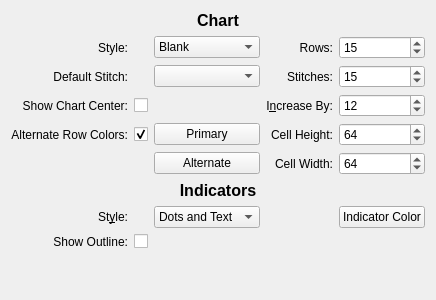
     <widget class="QWidget" name="tab_2">
      <attribute name="title">
       <string>Charts</string>
      </attribute>
      <layout class="QGridLayout" name="gridLayout_2">
       <item row="2" column="2">
        <widget class="QComboBox" name="chartStyle">
         <item>
          <property name="text">
           <string>Blank</string>
          </property>
         </item>
         <item>
          <property name="text">
           <string>Rows</string>
          </property>
         </item>
         <item>
          <property name="text">
           <string>Rounds</string>
          </property>
         </item>
        </widget>
       </item>
       <item row="10" column="0">
        <widget class="QLabel" name="label_23">
         <property name="text">
          <string>Alternate Row Colors:</string>
         </property>
         <property name="alignment">
          <set>Qt::AlignRight|Qt::AlignTrailing|Qt::AlignVCenter</set>
         </property>
         <property name="buddy">
          <cstring>useAltColors</cstring>
         </property>
        </widget>
       </item>
       <item row="10" column="1">
        <widget class="QCheckBox" name="useAltColors">
         <property name="sizePolicy">
          <sizepolicy hsizetype="Fixed" vsizetype="Fixed">
           <horstretch>0</horstretch>
           <verstretch>0</verstretch>
          </sizepolicy>
         </property>
         <property name="text">
          <string/>
         </property>
         <property name="checked">
          <bool>true</bool>
         </property>
        </widget>
       </item>
       <item row="10" column="2">
        <widget class="QPushButton" name="primaryColorBttn">
         <property name="sizePolicy">
          <sizepolicy hsizetype="Minimum" vsizetype="Fixed">
           <horstretch>0</horstretch>
           <verstretch>0</verstretch>
          </sizepolicy>
         </property>
         <property name="text">
          <string>Primary</string>
         </property>
         <property name="iconSize">
          <size>
           <width>16</width>
           <height>16</height>
          </size>
         </property>
        </widget>
       </item>
       <item row="11" column="2">
        <widget class="QPushButton" name="alternateColorBttn">
         <property name="sizePolicy">
          <sizepolicy hsizetype="Minimum" vsizetype="Fixed">
           <horstretch>0</horstretch>
           <verstretch>0</verstretch>
          </sizepolicy>
         </property>
         <property name="text">
          <string>Alternate</string>
         </property>
         <property name="iconSize">
          <size>
           <width>16</width>
           <height>16</height>
          </size>
         </property>
        </widget>
       </item>
       <item row="4" column="3">
        <widget class="QLabel" name="label_4">
         <property name="text">
          <string>Stitches:</string>
         </property>
         <property name="alignment">
          <set>Qt::AlignRight|Qt::AlignTrailing|Qt::AlignVCenter</set>
         </property>
         <property name="buddy">
          <cstring>stitchCount</cstring>
         </property>
        </widget>
       </item>
       <item row="4" column="4">
        <widget class="QSpinBox" name="stitchCount">
         <property name="minimum">
          <number>3</number>
         </property>
         <property name="maximum">
          <number>1000000000</number>
         </property>
         <property name="value">
          <number>15</number>
         </property>
        </widget>
       </item>
       <item row="5" column="1">
        <widget class="QCheckBox" name="showChartCenter">
         <property name="text">
          <string/>
         </property>
        </widget>
       </item>
       <item row="5" column="0">
        <widget class="QLabel" name="label_11">
         <property name="text">
          <string>Show Chart Center:</string>
         </property>
         <property name="alignment">
          <set>Qt::AlignRight|Qt::AlignTrailing|Qt::AlignVCenter</set>
         </property>
         <property name="buddy">
          <cstring>showChartCenter</cstring>
         </property>
        </widget>
       </item>
       <item row="0" column="0" colspan="5">
        <widget class="QLabel" name="label_16">
         <property name="sizePolicy">
          <sizepolicy hsizetype="Preferred" vsizetype="Fixed">
           <horstretch>0</horstretch>
           <verstretch>0</verstretch>
          </sizepolicy>
         </property>
         <property name="text">
          <string>&lt;!DOCTYPE HTML PUBLIC &quot;-//W3C//DTD HTML 4.0//EN&quot; &quot;http://www.w3.org/TR/REC-html40/strict.dtd&quot;&gt;
&lt;html&gt;&lt;head&gt;&lt;meta name=&quot;qrichtext&quot; content=&quot;1&quot; /&gt;&lt;style type=&quot;text/css&quot;&gt;
p, li { white-space: pre-wrap; }
&lt;/style&gt;&lt;/head&gt;&lt;body style=&quot; font-family:'Lucida Grande'; font-size:13pt; font-weight:400; font-style:normal;&quot;&gt;
&lt;p align=&quot;center&quot; style=&quot; margin-top:0px; margin-bottom:0px; margin-left:0px; margin-right:0px; -qt-block-indent:0; text-indent:0px;&quot;&gt;&lt;span style=&quot; font-size:12pt; font-weight:600;&quot;&gt;Chart&lt;/span&gt;&lt;/p&gt;&lt;/body&gt;&lt;/html&gt;</string>
         </property>
        </widget>
       </item>
       <item row="13" column="2">
        <widget class="QComboBox" name="chartRowIndicator">
         <item>
          <property name="text">
           <string>Dots and Text</string>
          </property>
         </item>
         <item>
          <property name="text">
           <string>Dots</string>
          </property>
         </item>
         <item>
          <property name="text">
           <string>Text</string>
          </property>
         </item>
        </widget>
       </item>
       <item row="13" column="0">
        <widget class="QLabel" name="label_28">
         <property name="text">
          <string>St&amp;yle:</string>
         </property>
         <property name="alignment">
          <set>Qt::AlignRight|Qt::AlignTrailing|Qt::AlignVCenter</set>
         </property>
         <property name="buddy">
          <cstring>chartRowIndicator</cstring>
         </property>
        </widget>
       </item>
       <item row="14" column="1">
        <widget class="QCheckBox" name="showIndicatorOutline">
         <property name="text">
          <string/>
         </property>
        </widget>
       </item>
       <item row="14" column="0">
        <widget class="QLabel" name="label_25">
         <property name="text">
          <string>Show Outline:</string>
         </property>
         <property name="alignment">
          <set>Qt::AlignRight|Qt::AlignTrailing|Qt::AlignVCenter</set>
         </property>
         <property name="buddy">
          <cstring>showIndicatorOutline</cstring>
         </property>
        </widget>
       </item>
       <item row="4" column="2">
        <widget class="QComboBox" name="defaultStitch"/>
       </item>
       <item row="2" column="4">
        <widget class="QSpinBox" name="rowCount">
         <property name="minimum">
          <number>1</number>
         </property>
         <property name="maximum">
          <number>1000000000</number>
         </property>
         <property name="value">
          <number>15</number>
         </property>
        </widget>
       </item>
       <item row="2" column="0">
        <widget class="QLabel" name="label_24">
         <property name="text">
          <string>Style:</string>
         </property>
         <property name="alignment">
          <set>Qt::AlignRight|Qt::AlignTrailing|Qt::AlignVCenter</set>
         </property>
         <property name="buddy">
          <cstring>chartStyle</cstring>
         </property>
        </widget>
       </item>
       <item row="5" column="4">
        <widget class="QSpinBox" name="increaseBy">
         <property name="minimum">
          <number>0</number>
         </property>
         <property name="value">
          <number>12</number>
         </property>
        </widget>
       </item>
       <item row="2" column="3">
        <widget class="QLabel" name="label_5">
         <property name="text">
          <string>Rows:</string>
         </property>
         <property name="alignment">
          <set>Qt::AlignRight|Qt::AlignTrailing|Qt::AlignVCenter</set>
         </property>
         <property name="buddy">
          <cstring>rowCount</cstring>
         </property>
        </widget>
       </item>
       <item row="4" column="0">
        <widget class="QLabel" name="label_6">
         <property name="text">
          <string>Default Stitch:</string>
         </property>
         <property name="alignment">
          <set>Qt::AlignRight|Qt::AlignTrailing|Qt::AlignVCenter</set>
         </property>
         <property name="buddy">
          <cstring>defaultStitch</cstring>
         </property>
        </widget>
       </item>
       <item row="10" column="4">
        <widget class="QSpinBox" name="cellHeight">
         <property name="minimum">
          <number>1</number>
         </property>
         <property name="maximum">
          <number>999999999</number>
         </property>
         <property name="value">
          <number>64</number>
         </property>
        </widget>
       </item>
       <item row="11" column="4">
        <widget class="QSpinBox" name="cellWidth">
         <property name="minimum">
          <number>1</number>
         </property>
         <property name="maximum">
          <number>999999999</number>
         </property>
         <property name="value">
          <number>64</number>
         </property>
        </widget>
       </item>
       <item row="5" column="3">
        <widget class="QLabel" name="label_10">
         <property name="text">
          <string>I&amp;ncrease By:</string>
         </property>
         <property name="alignment">
          <set>Qt::AlignRight|Qt::AlignTrailing|Qt::AlignVCenter</set>
         </property>
         <property name="buddy">
          <cstring>increaseBy</cstring>
         </property>
        </widget>
       </item>
       <item row="10" column="3">
        <widget class="QLabel" name="label_29">
         <property name="text">
          <string>Cell Height:</string>
         </property>
         <property name="alignment">
          <set>Qt::AlignRight|Qt::AlignTrailing|Qt::AlignVCenter</set>
         </property>
         <property name="buddy">
          <cstring>cellHeight</cstring>
         </property>
        </widget>
       </item>
       <item row="11" column="3">
        <widget class="QLabel" name="label_30">
         <property name="text">
          <string>Cell Width:</string>
         </property>
         <property name="alignment">
          <set>Qt::AlignRight|Qt::AlignTrailing|Qt::AlignVCenter</set>
         </property>
         <property name="buddy">
          <cstring>cellWidth</cstring>
         </property>
        </widget>
       </item>
       <item row="12" column="0" colspan="5">
        <widget class="QLabel" name="label_18">
         <property name="text">
          <string>&lt;!DOCTYPE HTML PUBLIC &quot;-//W3C//DTD HTML 4.0//EN&quot; &quot;http://www.w3.org/TR/REC-html40/strict.dtd&quot;&gt;
&lt;html&gt;&lt;head&gt;&lt;meta name=&quot;qrichtext&quot; content=&quot;1&quot; /&gt;&lt;style type=&quot;text/css&quot;&gt;
p, li { white-space: pre-wrap; }
&lt;/style&gt;&lt;/head&gt;&lt;body style=&quot; font-family:'Lucida Grande'; font-size:13pt; font-weight:400; font-style:normal;&quot;&gt;
&lt;p align=&quot;center&quot; style=&quot; margin-top:0px; margin-bottom:0px; margin-left:0px; margin-right:0px; -qt-block-indent:0; text-indent:0px;&quot;&gt;&lt;span style=&quot; font-size:12pt; font-weight:600;&quot;&gt;Indicators&lt;/span&gt;&lt;/p&gt;&lt;/body&gt;&lt;/html&gt;</string>
         </property>
         <property name="alignment">
          <set>Qt::AlignCenter</set>
         </property>
        </widget>
       </item>
       <item row="13" column="4">
        <widget class="QPushButton" name="dotColorBttn">
         <property name="enabled">
          <bool>true</bool>
         </property>
         <property name="text">
          <string>Indicator Color</string>
         </property>
        </widget>
       </item>
       <item row="15" column="0">
        <spacer name="verticalSpacer_2">
         <property name="orientation">
          <enum>Qt::Vertical</enum>
         </property>
         <property name="sizeHint" stdset="0">
          <size>
           <width>20</width>
           <height>40</height>
          </size>
         </property>
        </spacer>
       </item>
      </layout>
     </widget>
